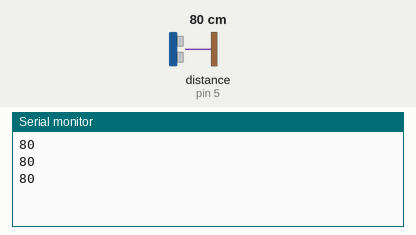
A sketch run on a simulated Arduino Uno, built with avr-gcc and run on an emulated ATmega328P. Shown: the last lines printed to the serial monitor. Wiring (inferred from the names in the program): ultrasonic range finder: trigger pin 6; echo pin 5. Inputs (shaded band) come from the test bench; at power-on: distance to the obstacle (sensor on pin 5) 80 cm. The echo pulse lasts 58.3 µs per cm.

Above: at 1.3 s.
1.4 s: distance to the obstacle (sensor on pin 5) set to 2 cm
At 1.9 s:
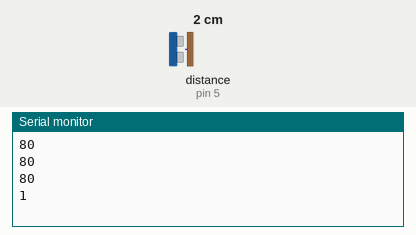
2.9 s: distance to the obstacle (sensor on pin 5) set to 4 cm
At 3.4 s:
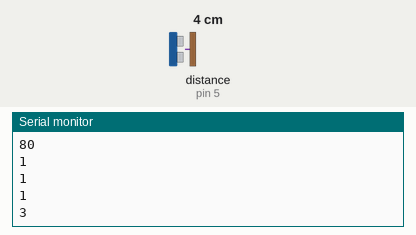
Timing chart, 0 to 5.9 s (numbered marks = the images above; inputs shaded):
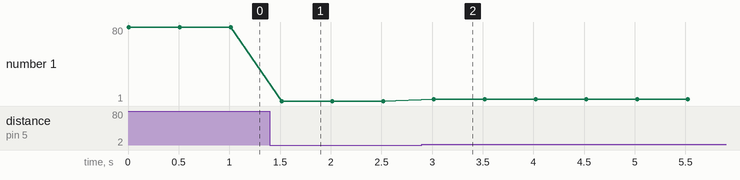

Measured:
- after the input at 1.4 s, the serial monitor: prints a new line after 0.12 s (image 1)
- after the input at 2.9 s, the serial monitor: prints a new line after 0.12 s (image 2)
- plotted number 1: 80 → 1 after the input at 1.4 s, 1 → 3 after the input at 2.9 s

The sketch:

sketch_may31a_2.ino
```cpp
       int inputPin=5;  // 定义超声波信号接收接口   ECHO接5口
       int outputPin=6; // 定义超声波信号发出接口  TRIG 接6口
       void setup()
       {
         Serial.begin(9600);
         pinMode(inputPin, INPUT);
         pinMode(outputPin, OUTPUT);
        }
      void loop()

{
         digitalWrite(outputPin, LOW); // 使发出发出超声波信号接口低电平2μs
         delayMicroseconds(2);
         digitalWrite(outputPin, HIGH); // 使发出发出超声波信号接口高电平10μs，这里是至少10μs
         delayMicroseconds(10);
         digitalWrite(outputPin, LOW);    // 保持发出超声波信号接口低电平
         int distance = pulseIn(inputPin, HIGH);  // 读出脉冲时间
         distance= distance/58;   // 将脉冲时间转化为距离（单位：厘米）
         Serial.println(distance);   //输出距离值
         delay(500);
      }
```
